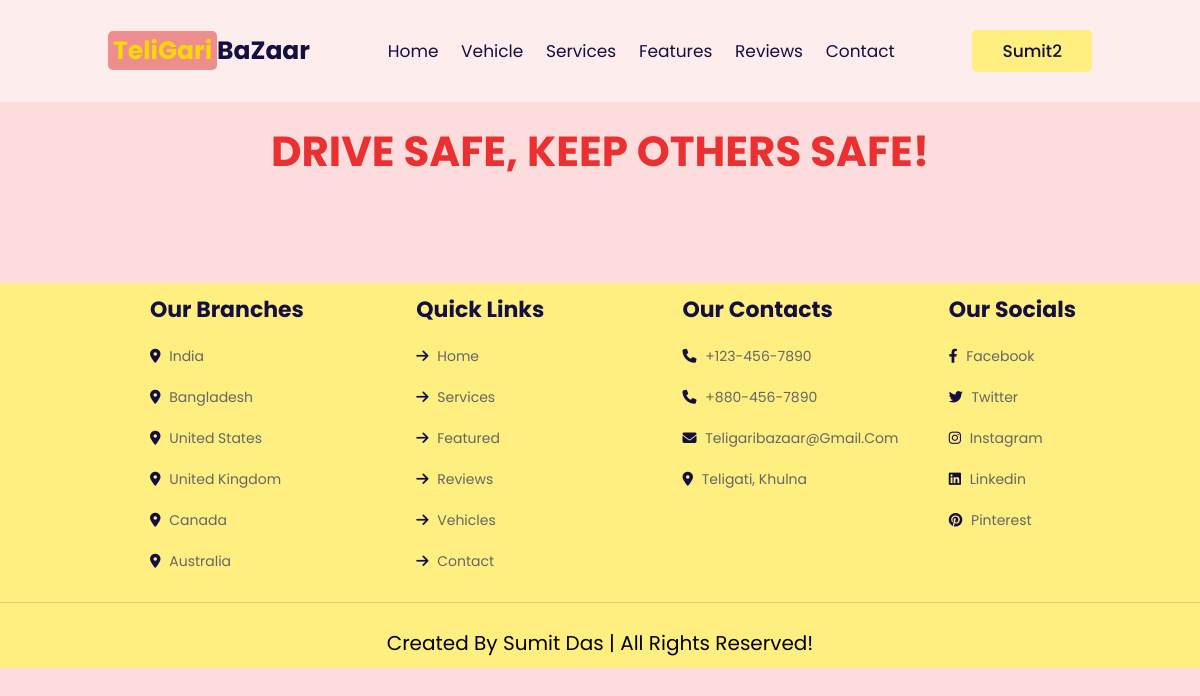
Page /courses_user.php (signed in) on the earlier database version.
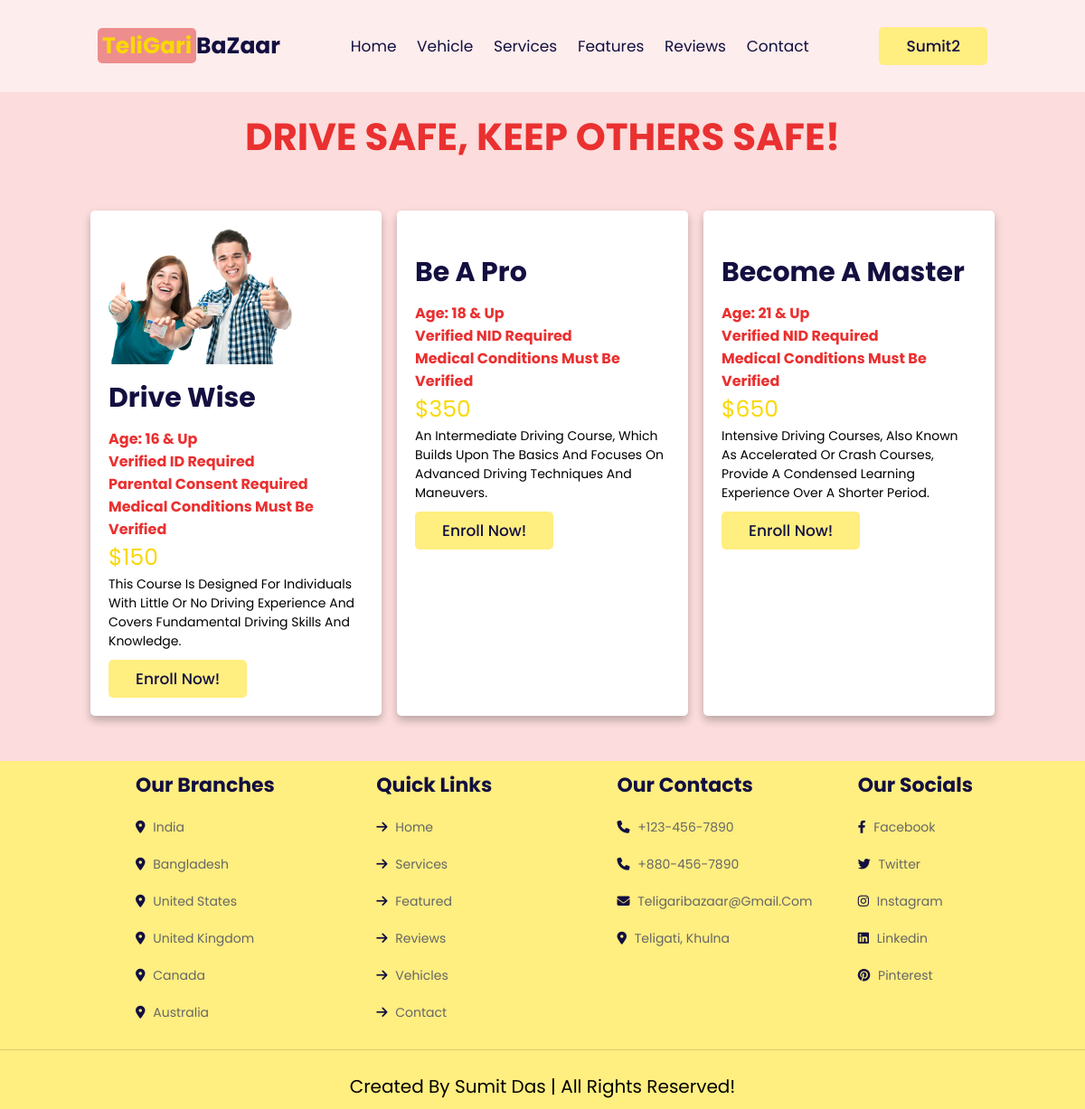
Same page on the later database version.
### tables this page shows
CREATE TABLE `courses` (
  `course` varchar(32) NOT NULL,
  `requirement1` varchar(255) NOT NULL,
  `requirement2` varchar(255) NOT NULL,
  `requirement3` varchar(255) NOT NULL,
  `requirement4` varchar(255) NOT NULL,
  `fee` varchar(32) NOT NULL,
  `details` varchar(255) NOT NULL,
  `image` varchar(32) NOT NULL
);

### courses_user.php (the view, shortened to what this page needs)
<?php
@include 'config.php';
$sql = "SELECT * FROM courses";
$result = $conn->query($sql);
$courses = array();
if ($result->num_rows > 0) {
    while ($row = $result->fetch_assoc()) {
        $courses[] = $row;
    }
}
?>
<!DOCTYPE html>
<html>
<head>
    <link rel="stylesheet" href="https://cdn.jsdelivr.net/npm/swiper@9/swiper-bundle.min.css" />
    <link rel="stylesheet" href="https://cdnjs.cloudflare.com/ajax/libs/font-awesome/6.4.0/css/all.min.css">
    <link rel="stylesheet" href="teligari_controller.css">
</head>
<body>
<header class="header">
    <a href="user_page.php" class="logo"><span>TeliGari</span>BaZaar</a>
    <nav class="navbar">
        <a href="user_page.php#home">home</a>
        <a href="user_page.php#vehicles">vehicle</a>
        <a href="user_page.php#services">services</a>
        <a href="user_page.php#features">features</a>
        <a href="user_page.php#reviews">reviews</a>
        <a href="user_page.php#contact">contact</a>
    </nav>
    <div id="profile-btn" class="profile-btn-container">
        <div class="btn-wrapper">
        <button class="btn">
            <span>
                <?php
                    echo $_SESSION['user_name'];
                ?>
            </span>
        </button>
        </div>
    </div>
</header>
    <h1>Drive Safe, Keep others safe!</h1>
    <div class="fuel-container">
    <?php foreach ($courses as $course): ?>
        <div class="fuels">
            <div class="content">
                <img src="images/<?php echo $course['image']; ?>" alt="">
                <h3><?php echo $course['course']; ?></h3>
                <h4><?php echo $course['requirement1']; ?></h4>
                <h4><?php echo $course['requirement2']; ?></h4>
                <h4><?php echo $course['requirement3']; ?></h4>
                <h4><?php echo $course['requirement4']; ?></h4>
                <div class="price"><?php echo $course['fee']; ?></div>
                <p>
                    <?php echo $course['details']; ?>
               </p>
                <a href="#" class="btn">Enroll now!</a>
            </div>
        </div>
            <?php endforeach; ?>
    </div>
    <section class="footer">
        <div class="box-container">
            <div class="box">
                <h3>Our branches</h3>
                <a href="#"><i class="fas fa-map-marker-alt"></i> India  </a>
                <a href="#"><i class="fas fa-map-marker-alt"></i> Bangladesh </a>
                <a href="#"><i class="fas fa-map-marker-alt"></i> United States </a>
                <a href="#"><i class="fas fa-map-marker-alt"></i> United Kingdom </a>
                <a href="#"><i class="fas fa-map-marker-alt"></i> Canada </a>
                <a href="#"><i class="fas fa-map-marker-alt"></i> Australia </a>
            </div>
            <div class="box">
                <h3>Quick links</h3>
                <a href="#home"><i class="fas fa-arrow-right"></i> home </a>
                <a href="#services"><i class="fas fa-arrow-right"></i> services </a>
                <a href="#features"><i class="fas fa-arrow-right"></i> featured </a>
                <a href="#reviews"><i class="fas fa-arrow-right"></i> reviews </a>
                <a href="#vehicles"><i class="fas fa-arrow-right"></i> vehicles </a>
                <a href="#contact"><i class="fas fa-arrow-right"></i> contact </a>
            </div>
            <div class="box">
                <h3>Our Contacts</h3>
                <a href="#"><i class="fas fa-phone"></i> +123-456-7890 </a>
                <a href="#"><i class="fas fa-phone"></i> +880-456-7890 </a>
                <a href="#"><i class="fas fa-envelope"></i> teligaribazaar@gmail.com </a>
                <a href="https://goo.gl/maps/TYBkx1Zyn6mCJZJL7"><i class="fas fa-map-marker-alt"></i> Teligati, Khulna</a>
            </div>
            <div class="box">
                <h3>Our Socials</h3>
                <a href="https://www.facebook.com/Mar4KoV"><i class="fab fa-facebook-f"></i> facebook </a>
                <a href="https://twitter.com/_su_mit_77"><i class="fab fa-twitter"></i> twitter </a>
                <a href="https://www.instagram.com/su._.mit_____/"><i class="fab fa-instagram"></i> instagram </a>
                <a href="https://www.linkedin.com/in/sumitdas77/"><i class="fab fa-linkedin"></i> linkedin </a>
                <a href="https://www.pinterest.com/sumitsd123471/"><i class="fab fa-pinterest"></i> pinterest </a>
            </div>
        </div>
        <div class="credit">Created by Sumit Das | all rights reserved!</div>
    </section>
</body>
</html>

Differences in the rows shown:
added courses: image (picture), course "Drive Wise", requirement1 "Age: 16 & Up", requirement2 "Verified ID Required", requirement3 "Parental Consent Required", requirement4 "Medical Conditions Must Be Verified", fee "$150", details "This Course Is Designed For Individuals With Little Or No Driving Experience And Covers Fundamental Driving Skills And Knowledge."
added courses: course "Be A Pro", requirement1 "Age: 18 & Up", requirement2 "Verified NID Required", requirement4 "Medical Conditions Must Be Verified", fee "$350", details "An Intermediate Driving Course, Which Builds Upon The Basics And Focuses On Advanced Driving Techniques And Maneuvers."
added courses: course "Become A Master", requirement1 "Age: 21 & Up", requirement2 "Verified NID Required", requirement4 "Medical Conditions Must Be Verified", fee "$650", details "Intensive Driving Courses, Also Known As Accelerated Or Crash Courses, Provide A Condensed Learning Experience Over A Shorter Period."
